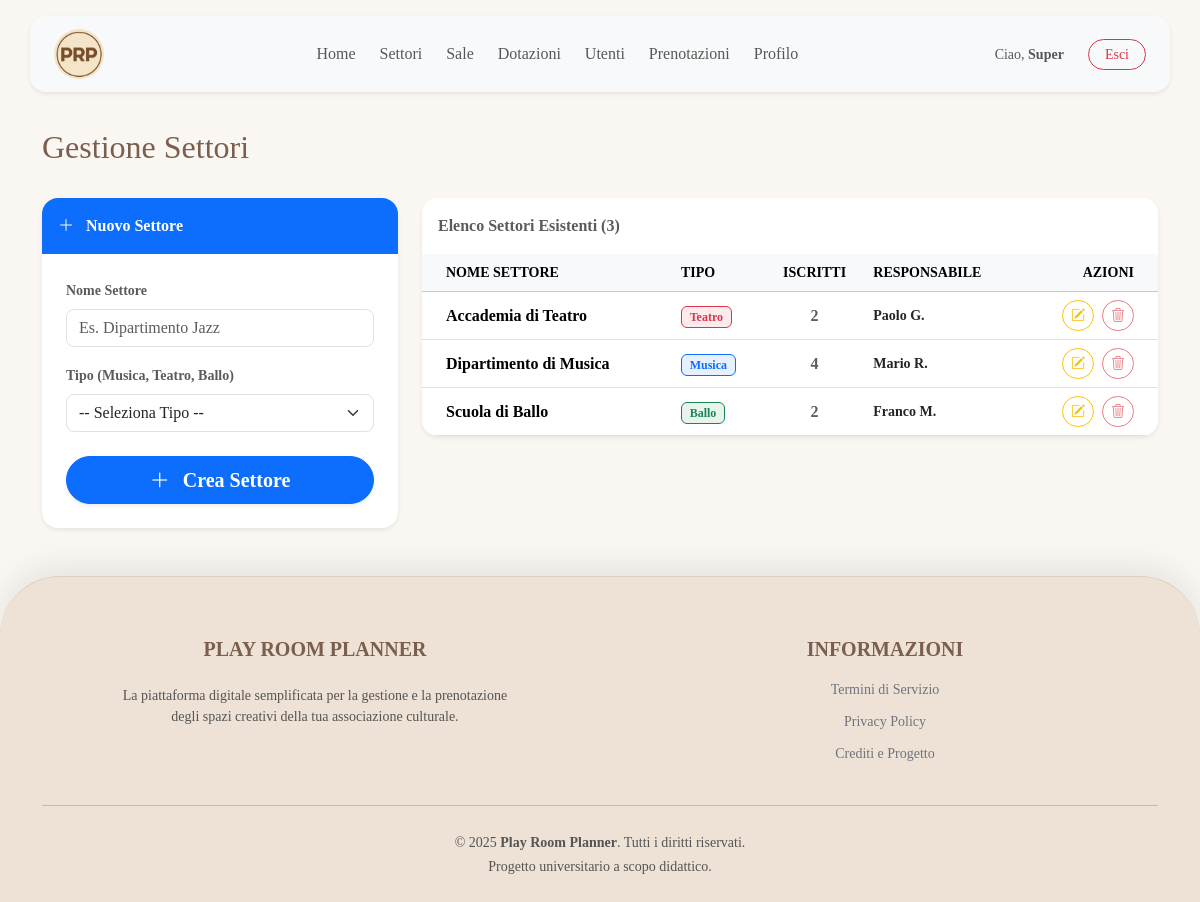
The page /frontend/admin_settori.php (signed in) on the database its author committed.
### tables this page shows
CREATE TABLE SETTORE (
    id_settore INT PRIMARY KEY AUTO_INCREMENT,
    nome VARCHAR(50) NOT NULL UNIQUE,
    tipo VARCHAR(50) NOT NULL CHECK (tipo IN ('musica', 'teatro', 'ballo')),
    num_iscritti INT DEFAULT 0,
    id_responsabile INT NULL UNIQUE
);

CREATE TABLE UTENTE (
    id_utente INT PRIMARY KEY AUTO_INCREMENT,
    nome VARCHAR(50) NOT NULL,
    cognome VARCHAR(50) NOT NULL,
    data_nascita DATE NOT NULL,
    ruolo VARCHAR(20) NULL CHECK (ruolo IN ('docente', 'allievo', 'tecnico')),
    email VARCHAR(100) NOT NULL UNIQUE,
    password_hash VARCHAR(255) NOT NULL,
    foto VARCHAR(255) NULL,
    
    anni_servizio INT NULL CHECK (anni_servizio IS NULL OR anni_servizio >= 0),
    data_nomina DATE NULL,
    is_responsabile BOOLEAN NOT NULL DEFAULT FALSE,
    is_admin BOOLEAN NOT NULL DEFAULT FALSE,
    
    id_settore INT NULL,
    FOREIGN KEY (id_settore) REFERENCES SETTORE(id_settore)
        ON DELETE NO ACTION  
        ON UPDATE CASCADE
);

### common/function.php (called while the page is built, shortened)
<?php
function getAllSettoriAdmin($cid)
{
    $sql = "SELECT S.*, U.nome AS nome_resp, U.cognome AS cognome_resp
            FROM SETTORE S
            LEFT JOIN UTENTE U ON S.id_responsabile = U.id_utente
            ORDER BY S.nome ASC";
    return $cid->query($sql)->fetch_all(MYSQLI_ASSOC);
}

### frontend/admin_settori.php (the view, shortened to what this page needs)
<?php
require_once __DIR__ . '/../common/function.php';
$settore_da_modificare = null;
$is_editing = false;
$elenco_settori = getAllSettoriAdmin($cid);
?>
<!DOCTYPE html>
<html lang="it" class="h-100">
<?php require ROOT_PATH . "/common/header.php" ?>
<body class="d-flex flex-column h-100">
    <?php include ROOT_PATH . '/common/navbar.php'; ?>
    <div class="flex-shrink-0 container py-5">
        <div class="d-flex justify-content-between align-items-center mb-4">
            <h2>Gestione Settori</h2>
        </div>
        <div class="row g-4">
            <div class="col-lg-4">
                <div class="card shadow-sm border-0 rounded-4 overflow-hidden">
                    <div class="card-header border-0 py-3 fw-bold <?php echo $is_editing ? 'bg-warning text-dark' : 'bg-primary text-white'; ?>">
                        <i class="bi <?php echo $is_editing ? 'bi-pencil-square' : 'bi-plus-lg'; ?> me-2"></i>
                        <?php echo $is_editing ? 'Modifica Settore' : 'Nuovo Settore'; ?>
                    </div>
                    <div class="card-body p-4">
                        <form action="<?php echo BASE_URL; ?>backend/admin_settori_exe.php" method="POST">
                            <div class="mb-3">
                                <label for="nome" class="form-label fw-bold small text-muted">Nome Settore</label>
                                <input type="text" class="form-control rounded-3" id="nome" name="nome"
                                    placeholder="Es. Dipartimento Jazz" required
                                    value="<?php echo $is_editing ? htmlspecialchars($settore_da_modificare['nome']) : ''; ?>">
                            </div>
                            <div class="mb-4">
                                <label for="tipo" class="form-label fw-bold small text-muted">Tipo (Musica, Teatro, Ballo)</label>
                                <select class="form-select rounded-3 cursor-pointer" id="tipo" name="tipo" required>
                                    <option value="" disabled <?php echo !$is_editing ? 'selected' : ''; ?>>-- Seleziona Tipo --</option>
                                </select>
                            </div>
                            <div class="d-grid gap-2">
                                <button type="submit" class="btn btn-lg rounded-pill fw-bold shadow-sm <?php echo $is_editing ? 'btn-warning text-dark' : 'btn-primary'; ?>">
                                    <i class="bi <?php echo $is_editing ? 'bi-save' : 'bi-plus-lg'; ?> me-2"></i>
                                    <?php echo $is_editing ? 'Salva Modifiche' : 'Crea Settore'; ?>
                                </button>
                            </div>
                        </form>
                    </div>
                </div>
            </div>
            <div class="col-lg-8">
                <div class="card shadow-sm border-0 rounded-4 overflow-hidden">
                    <div class="card-header bg-white py-3 fw-bold text-muted border-bottom-0">
                        Elenco Settori Esistenti (<?php echo count($elenco_settori); ?>)
                    </div>
                    <div class="table-responsive">
                        <table class="table table-hover align-middle mb-0">
                            <thead class="table-light small text-muted text-uppercase">
                                <tr>
                                    <th class="ps-4">Nome Settore</th>
                                    <th>Tipo</th>
                                    <th class="text-center">Iscritti</th>
                                    <th>Responsabile</th>
                                    <th class="text-end pe-4">Azioni</th>
                                </tr>
                            </thead>
                            <tbody class="border-top-0">
                                <?php if (count($elenco_settori) > 0): ?>
                                    <?php foreach ($elenco_settori as $settore): ?>
                                        <tr class="<?php echo ($is_editing && $settore['id_settore'] == $id_edit) ? 'table-warning' : ''; ?>">
                                            <td class="ps-4 fw-bold text-brand">
                                                <?php echo htmlspecialchars($settore['nome']); ?>
                                            </td>
                                            <td>
                                                <?php
                                                $badge_color = match ($settore['tipo']) {
                                                    'musica' => 'primary',
                                                    'teatro' => 'danger',
                                                    'ballo' => 'success',
                                                    default => 'secondary'
                                                };
                                                ?>
                                                <span class="badge bg-<?php echo $badge_color; ?> bg-opacity-10 text-<?php echo $badge_color; ?> border border-<?php echo $badge_color; ?>">
                                                    <?php echo ucfirst($settore['tipo']); ?>
                                                </span>
                                            </td>
                                            <td class="text-center fw-bold text-muted">
                                                <?php echo $settore['num_iscritti']; ?>
                                            </td>
                                            <td class="small text-muted">
                                                <?php if ($settore['id_responsabile']): ?>
                                                    <span class="fw-bold text-dark">
                                                        <?php echo htmlspecialchars($settore['nome_resp'] . ' ' . htmlspecialchars(substr($settore['cognome_resp'], 0, 1)) . '.'); ?>
                                                    </span>
                                                <?php else: ?>
                                                    <span class="fst-italic text-secondary">Non assegnato</span>
                                                <?php endif; ?>
                                            </td>
                                            <td class="text-end pe-4">
                                                <div class="d-flex justify-content-end gap-2">
                                                    <a href="<?php echo BASE_URL; ?>frontend/admin_settori.php?edit=<?php echo $settore['id_settore']; ?>"
                                                        class="btn btn-outline-warning btn-sm rounded-pill"
                                                        title="Modifica">
                                                        <i class="bi bi-pencil-square"></i>
                                                    </a>
                                                    <form action="<?php echo BASE_URL; ?>backend/admin_settori_exe.php" method="POST" onsubmit="return confirm('Sei sicuro di voler eliminare il settore \'<?php echo htmlspecialchars($settore['nome']); ?>\'? Questa azione è irreversibile.');">
                                                        <button type="submit"
                                                            class="btn btn-outline-danger btn-sm rounded-pill"
                                                            title="Elimina"
                                                            <?php echo ($settore['num_iscritti'] > 0) ? 'disabled' : ''; ?>>
                                                            <i class="bi bi-trash3"></i>
                                                        </button>
                                                    </form>
                                                </div>
                                            </td>
                                        </tr>
                                    <?php endforeach; ?>
                                <?php else: ?>
                                    <tr>
                                        <td colspan="5" class="text-center py-4 text-muted">Nessun settore trovato.</td>
                                    </tr>
                                <?php endif; ?>
                            </tbody>
                        </table>
                    </div>
                </div>
            </div>
        </div>
    </div>
</body>
</html>

### css/style.css (style rules this page uses)
* { font-family: Georgia, 'Times New Roman', Times, serif; }
html { height: 100%; }
body { background-color: #FAF7F2; padding-top: 80px; min-height: 100vh; display: flex; flex-direction: column; }
footer { margin-top: auto; width: 100%; }
html, body { overscroll-behavior-y: none; }
.container h2 { color: #7A5E4E; }
.footer-vintage { background-color: #EDE2D5; color: #7A5E4E; border-top-left-radius: 60px; border-top-right-radius: 60px; border-top: 1px solid rgba(122, 94, 78, 0.15); box-shadow: 0 -10px 30px rgba(0, 0, 0, 0.08); position: relative; z-index: 10; padding-top: 60px; padding-bottom: 40px; margin-top: auto; }
.footer-vintage hr { border-color: rgba(122, 94, 78, 0.3); opacity: 1; }

### rows shown on the page
settore: nome "Accademia di Teatro", tipo "Teatro", num_iscritti "2", id_responsabile.cognome "Paolo G."
settore: nome "Dipartimento di Musica", tipo "Musica", num_iscritti "4", id_responsabile.cognome "Mario R."
settore: nome "Scuola di Ballo", tipo "Ballo", num_iscritti "2", id_responsabile.cognome "Franco M."

### other values the page prints
$_SESSION['nome'] "Super"
count($elenco_settori) "3"
